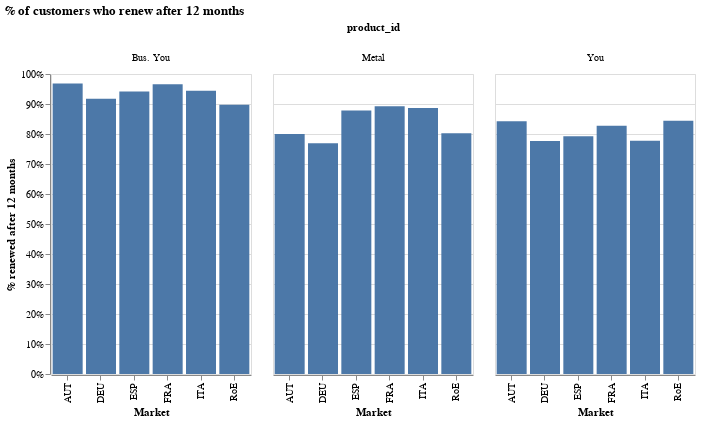

Source (notebook cell):
### Markdown cell above
### Renewal rates for upgrade YOU are worse than for YOU sign up!

### Code cell
# look at % renewal.
signup = sample.loc[sample["enter_reason"] == "UPGRADED", :]

signup["renewed"] = 0
signup.loc[signup["subscription_end_event"] == "RENEWED", "renewed"] = 1

# drop users that could have not even made this decision
signup = signup.loc[signup["subscription_end_event"].isna() == False, :]

signup = signup.loc[signup["age"] >= 11, :]

# % renewal
signup = (
    signup.groupby(["product_id", "country_tnc_legal"])["renewed"]
    .agg("mean")
    .reset_index()
)


alt.Chart(signup).mark_bar().encode(
    x=alt.X("country_tnc_legal:N", axis=alt.Axis(title="Market")),
    y=alt.Y("renewed:Q", axis=alt.Axis(format="%", title="% renewed after 12 months")),
    column="product_id:N",
).properties(width=200, title="% of customers who renew after 12 months")

### Figure 1 — Vega-Lite specification as saved in the notebook (floating-point values rounded to 4 significant figures)
{"config": {"view": {"continuousWidth": 400, "continuousHeight": 300}}, "data": {"name": "data-49304230200e58adf09e2a0417342b73"}, "mark": "bar", "encoding": {"column": {"type": "nominal", "field": "product_id"}, "x": {"type": "nominal", "axis": {"title": "Market"}, "field": "country_tnc_legal"}, "y": {"type": "quantitative", "axis": {"format": "%", "title": "% renewed after 12 months"}, "field": "renewed"}}, "title": "% of customers who renew after 12 months", "width": 200, "$schema": "https://vega.github.io/schema/vega-lite/v4.0.2.json", "datasets": {"data-49304230200e58adf09e2a0417342b73": [{"product_id": "Bus. You", "country_tnc_legal": "AUT       ", "renewed": 0.9687}, {"product_id": "Bus. You", "country_tnc_legal": "DEU       ", "renewed": 0.9176}, {"product_id": "Bus. You", "country_tnc_legal": "ESP       ", "renewed": 0.9421}, {"product_id": "Bus. You", "country_tnc_legal": "FRA       ", "renewed": 0.9658}, {"product_id": "Bus. You", "country_tnc_legal": "ITA       ", "renewed": 0.9442}, {"product_id": "Bus. You", "country_tnc_legal": "RoE       ", "renewed": 0.8978}, {"product_id": "Metal", "country_tnc_legal": "AUT       ", "renewed": 0.7999}, {"product_id": "Metal", "country_tnc_legal": "DEU       ", "renewed": 0.7693}, {"product_id": "Metal", "country_tnc_legal": "ESP       ", "renewed": 0.8782}, {"product_id": "Metal", "country_tnc_legal": "FRA       ", "renewed": 0.8927}, {"product_id": "Metal", "country_tnc_legal": "ITA       ", "renewed": 0.8869}, {"product_id": "Metal", "country_tnc_legal": "RoE       ", "renewed": 0.8024}, {"product_id": "You", "country_tnc_legal": "AUT       ", "renewed": 0.8422}, {"product_id": "You", "country_tnc_legal": "DEU       ", "renewed": 0.7766}, {"product_id": "You", "country_tnc_legal": "ESP       ", "renewed": 0.7921}, {"product_id": "You", "country_tnc_legal": "FRA       ", "renewed": 0.8274}, {"product_id": "You", "country_tnc_legal": "ITA       ", "renewed": 0.7776}, {"product_id": "You", "country_tnc_legal": "RoE       ", "renewed": 0.8444}]}}
